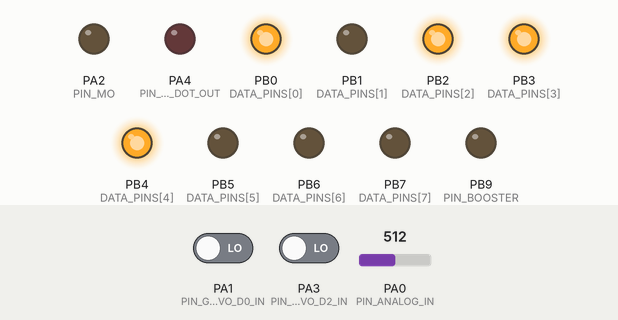
The sketch below on a simulated STM32 Black Pill. Shown: output pins drawn as LEDs (lit = HIGH). Inputs (shaded band) come from the test bench; at power-on: PA0 (PIN_ANALOG_IN) = 512, PA1 (PIN_GALVO_D0_IN) LOW, PA3 (PIN_GALVO_D2_IN) LOW. Pins used as bus, display or sensor lines are not drawn.

Above: at 1.2 s.
1.3 s: PA0 (PIN_ANALOG_IN) set to 527
2.8 s: PA0 (PIN_ANALOG_IN) set to 545
At 3.7 s:
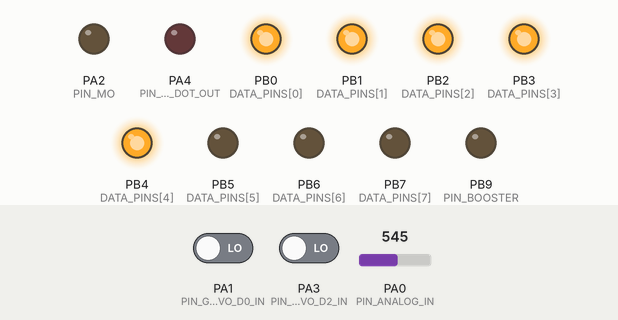
4.3 s: PA1 (PIN_GALVO_D0_IN) driven HIGH
At 4.8 s:
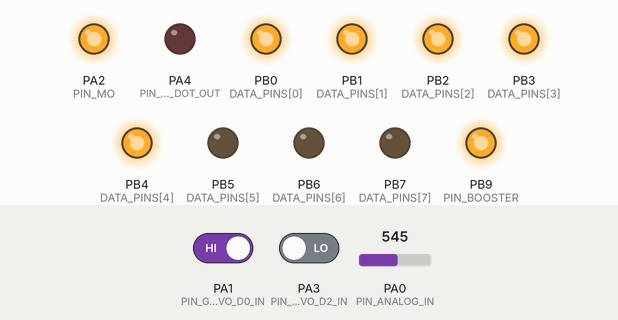
5.8 s: PA3 (PIN_GALVO_D2_IN) driven HIGH
At 7.0 s:
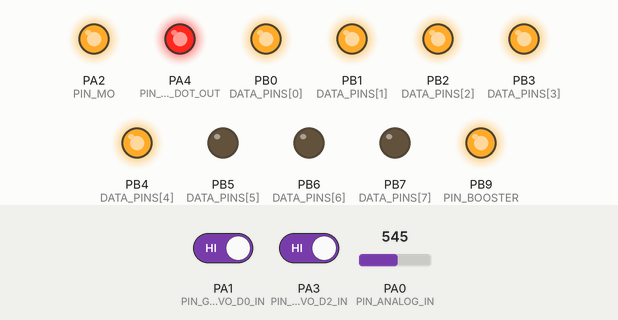
7.3 s: PA1 (PIN_GALVO_D0_IN) driven LOW
At 8.3 s:
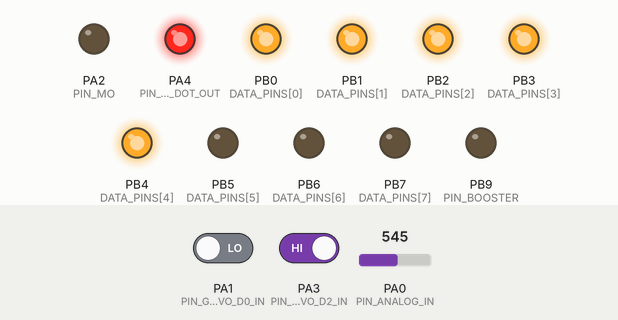
8.8 s: PA0 (PIN_ANALOG_IN) set to 511
At 9.4 s:
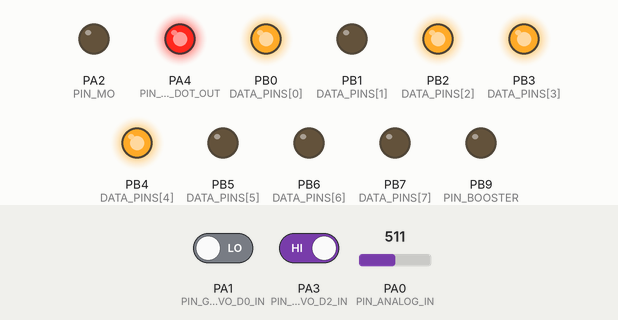
Timing chart, 0 to 11.3 s (numbered marks = the images above; inputs shaded):
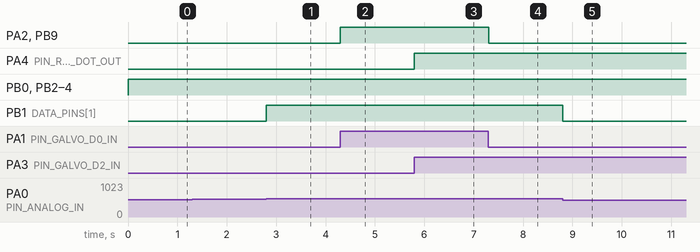

Measured:
- the behaviour switches between 537 and 538 on PA0 (PIN_ANALOG_IN) (found by bisection; images 0 and 1)
- after the input at 1.3 s, every drawn part: stays the same
- after the input at 2.8 s, PB1 (DATA_PINS[1]): LOW → HIGH at once
- after the input at 4.3 s, PA2 (PIN_MO), PB9 (PIN_BOOSTER): LOW → HIGH at once
- after the input at 5.8 s, PA4 (PIN_RED_DOT_OUT): LOW → HIGH at once
- after the input at 7.3 s, PA2 (PIN_MO), PB9 (PIN_BOOSTER): HIGH → LOW at once
- after the input at 8.8 s, PB1 (DATA_PINS[1]): HIGH → LOW at once

The sketch:

lasertesting.ino
```cpp
// // STM32F411CEU6 Black Pill - Dynamic Galvo UI Power & Gating Control

// // Galvo Inputs
// const int PIN_ANALOG_IN = PA0; // Galvo Pin 35 (0-3.3V after divider)
// const int PIN_PWM_IN    = PA8; // Galvo Pin 33 (Laser On/Off / Gating signal)

// // Laser DB25 Outputs
// const int DATA_PINS[8] = {PB0, PB1, PB2, PB3, PB4, PB5, PB6, PB7}; // D0 to D7
// const int PIN_LATCH   = PB8; // DB25 Pin 9 (Latch)
// const int PIN_BOOSTER = PB9; // DB25 Pin 19 (Booster Output)

// // Hysteresis tracking to prevent power bus jitter
// uint8_t currentPowerByte = 255;

// void setLaserPowerByte(uint8_t powerByte) {
//   // 1. Output the 8-bit value across PB0-PB7
//   for (int i = 0; i < 8; i++) {
//     bool bitVal = (powerByte >> i) & 0x01;
//     digitalWrite(DATA_PINS[i], bitVal ? HIGH : LOW);
//   }

//   // 2. Pulse Pin 9 (Latch) HIGH to update the internal power register
//   digitalWrite(PIN_LATCH, HIGH);
//   delayMicroseconds(5);
//   digitalWrite(PIN_LATCH, LOW);
// }

// void setup() {
//   // Initialize Input Pins
//   pinMode(PIN_ANALOG_IN, INPUT_ANALOG);
//   pinMode(PIN_PWM_IN, INPUT);

//   // Initialize Output Pins
//   for (int i = 0; i < 8; i++) {
//     pinMode(DATA_PINS[i], OUTPUT);
//     digitalWrite(DATA_PINS[i], LOW);
//   }
//   pinMode(PIN_LATCH, OUTPUT);
//   pinMode(PIN_BOOSTER, OUTPUT);

//   digitalWrite(PIN_LATCH, LOW);
//   digitalWrite(PIN_BOOSTER, LOW);

//   // Initial startup delay for hardwired Pin 18 (MO) seed laser stabilization
//   delay(500);

//  // 1. Read raw ADC (0V -> 0, 3.27V -> ~4058)
//   int rawADC = analogRead(PIN_ANALOG_IN);

// // 2. Map 0 to 4058 across the full 0 to 255 power byte range
//   int calculatedPower = map(rawADC, 0, 4058, 0, 255);

// // 3. Clamp output to safe 8-bit limits
//   uint8_t targetPowerByte = constrain(calculatedPower, 0, 255);

// }

// void loop() {
//   // 1. Dynamic Power Control from UI (Galvo Pin 35 -> PA0)
//   int rawADC = analogRead(PIN_ANALOG_IN); // 12-bit ADC (0 to 4095)
//   uint8_t targetPowerByte = map(rawADC, 0, 4095, 0, 255);

//   // Update DB25 power bus only when the UI slider changes
//   if (abs((int)targetPowerByte - (int)currentPowerByte) >= 2) {
//     currentPowerByte = targetPowerByte;
//     setLaserPowerByte(currentPowerByte);
//   }

//   // 2. Real-Time Firing Control from UI (Galvo Pin 33 -> PA8 -> PB9)
//   // When UI fires the laser pulse/mark command, drive Booster HIGH
//   bool isFiring = digitalRead(PIN_PWM_IN);
//   digitalWrite(PIN_BOOSTER, isFiring ? HIGH : LOW);
// }


// STM32F411CEU6 Black Pill - Dynamic Galvo UI Power & Gating Control (With Auto-Off Safety)

// STM32F411CEU6 Black Pill - Analog Power & Booster Control
// (Galvo Pin 33 PWM is connected directly to DB25 Pin 20 PRR)

// Galvo Input
// const int PIN_ANALOG_IN = PA0; // Galvo Pin 35 (0-3.27V after divider)

// // Laser DB25 Outputs
// const int DATA_PINS[8] = {PB0, PB1, PB2, PB3, PB4, PB5, PB6, PB7}; // D0 to D7 (Pins 1-8)
// const int PIN_LATCH   = PB8; // DB25 Pin 9 (Latch)
// const int PIN_BOOSTER = PB9; // DB25 Pin 19 (Booster Output)

// // Threshold below which Analog is considered 0V / UI Disconnected (~0.04V)
// const int ADC_OFF_THRESHOLD = 50;

// uint8_t currentPowerByte = 0;

// // Writes 8-bit byte to PB0-PB7 and pulses Latch (PB8)
// void setLaserPowerByte(uint8_t powerByte) {
//   for (int i = 0; i < 8; i++) {
//     bool bitVal = (powerByte >> i) & 0x01;
//     digitalWrite(DATA_PINS[i], bitVal ? HIGH : LOW);
//   }

//   digitalWrite(PIN_LATCH, HIGH);
//   delayMicroseconds(5);
//   digitalWrite(PIN_LATCH, LOW);
// }

// // Immediately kills high-power output and zeroes out power register
// void turnLaserOff() {
//   digitalWrite(PIN_BOOSTER, LOW); // Kill Booster output
//   if (currentPowerByte != 0) {
//     currentPowerByte = 0;
//     setLaserPowerByte(0);         // Set laser power byte to 00h
//   }
// }

// void setup() {
//   // Initialize Analog Input Pin
//   pinMode(PIN_ANALOG_IN, INPUT_ANALOG);

//   // Initialize Output Pins
//   for (int i = 0; i < 8; i++) {
//     pinMode(DATA_PINS[i], OUTPUT);
//     digitalWrite(DATA_PINS[i], LOW);
//   }
//   pinMode(PIN_LATCH, OUTPUT);
//   pinMode(PIN_BOOSTER, OUTPUT);

//   digitalWrite(PIN_LATCH, LOW);
//   digitalWrite(PIN_BOOSTER, LOW);

//   // Initial startup delay for hardwired Pin 18 (MO) seed laser stabilization
//   delay(500);

//   // Force laser completely OFF at boot until UI provides active voltage
//   turnLaserOff();
// }

// void loop() {
//   int rawADC = analogRead(PIN_ANALOG_IN);

//   // SAFETY CHECK: If Analog signal is OFF or Disconnected (< 0.04V / 0% Power)
//   if (rawADC < ADC_OFF_THRESHOLD) {
//     turnLaserOff();
//     return; // Exit loop early
//   }

//   // --- UI IS CONNECTED & SENDING POWER ---

//   // 1. Map raw ADC (0-3.27V -> 0-4058) to 8-bit power byte (0-255)
//   int calculatedPower = map(rawADC, ADC_OFF_THRESHOLD, 4058, 0, 255);
//   uint8_t targetPowerByte = constrain(calculatedPower, 0, 255);

//   // 2. Update DB25 power bus only when the UI power slider changes
//   if (abs((int)targetPowerByte - (int)currentPowerByte) >= 2) {
//     currentPowerByte = targetPowerByte;
//     setLaserPowerByte(currentPowerByte);
//   }

//   // 3. Keep Booster ON while valid analog power is present
//   digitalWrite(PIN_BOOSTER, HIGH);
// }

// STM32F411CEU6 Black Pill - Galvo D0 Sequential Firing & Power Control

// Galvo Inputs
// const int PIN_ANALOG_IN   = PA0;  // Galvo Pin 35 (0-3.27V Power reference)
// const int PIN_GALVO_D0_IN = PA1; // Galvo D0 Pin 19 (5V-Tolerant Trigger Input)


// // Laser DB25 Outputs
// const int DATA_PINS[8] = {PB0, PB1, PB2, PB3, PB4, PB5, PB6, PB7}; // DB25 Pins 1-8 (D0-D7)
// const int PIN_LATCH    = PB8;  // DB25 Pin 9 (Latch)
// const int PIN_MO       = PA2; // DB25 Pin 18 (Master Oscillator / MO)
// const int PIN_BOOSTER  = PB9;  // DB25 Pin 19 (Booster / Emission)

// const int ADC_OFF_THRESHOLD = 50;
// uint8_t currentPowerByte = 0;
// bool laserIsFiring = false;

// // Write 8-bit power data and pulse Latch (PB8)
// void setLaserPowerByte(uint8_t powerByte) {
//   for (int i = 0; i < 8; i++) {
//     bool bitVal = (powerByte >> i) & 0x01;
//     digitalWrite(DATA_PINS[i], bitVal ? HIGH : LOW);
//   }
//   digitalWrite(PIN_LATCH, HIGH);
//   delayMicroseconds(5);
//   digitalWrite(PIN_LATCH, LOW);
// }

// // Immediate Shutdown Sequence
// void turnLaserOff() {
//   digitalWrite(PIN_BOOSTER, LOW); // 1. Cut Booster high-power emission first
//   delayMicroseconds(20);
//   digitalWrite(PIN_MO, LOW);      // 2. Shut off Master Oscillator seed
//   laserIsFiring = false;
// }

// void setup() {
//   // Inputs
//   pinMode(PIN_ANALOG_IN, INPUT_ANALOG);
//   pinMode(PIN_GALVO_D0_IN, INPUT);

//   // Outputs
//   for (int i = 0; i < 8; i++) {
//     pinMode(DATA_PINS[i], OUTPUT);
//     digitalWrite(DATA_PINS[i], LOW);
//   }
//   pinMode(PIN_LATCH, OUTPUT);
//   pinMode(PIN_MO, OUTPUT);
//   pinMode(PIN_BOOSTER, OUTPUT);

//   digitalWrite(PIN_LATCH, LOW);
//   digitalWrite(PIN_MO, LOW);
//   digitalWrite(PIN_BOOSTER, LOW);

//   turnLaserOff();
// }

// void loop() {
//   // --- 1. Dynamic Power Control ---
//   int rawADC = analogRead(PIN_ANALOG_IN);

//   if (rawADC >= ADC_OFF_THRESHOLD) {
//     int calculatedPower = map(rawADC, ADC_OFF_THRESHOLD, 4058, 0, 255);
//     uint8_t targetPowerByte = constrain(calculatedPower, 0, 255);

//     if (abs((int)targetPowerByte - (int)currentPowerByte) >= 2) {
//       currentPowerByte = targetPowerByte;
//       setLaserPowerByte(currentPowerByte);
//     }
//   }

//   // --- 2. Sequential Laser Firing Logic ---
//   bool galvoTrigger = digitalRead(PIN_GALVO_D0_IN);

//   if (galvoTrigger && (rawADC >= ADC_OFF_THRESHOLD)) {
//     if (!laserIsFiring) {
//       // Step 1: Turn ON Master Oscillator (PA2 -> DB25 Pin 18)
//       digitalWrite(PIN_MO, HIGH);

//       // Step 2: Stabilization delay (100 microseconds)
//       delayMicroseconds(100);

//       // Step 3: Turn ON Booster (PB9 -> DB25 Pin 19)
//       digitalWrite(PIN_BOOSTER, HIGH);


//       laserIsFiring = true;
//     }
//   } else {
//     // If Galvo D0 drops LOW or UI power is 0V, shut off immediately
//     if (laserIsFiring) {
//       turnLaserOff();
//     }
//   }
// }

// STM32F411CEU6 Black Pill - Laser Power, Main Firing, & Red Dot Control

// Galvo Inputs
const int PIN_ANALOG_IN   = PA0;  // Galvo Pin 35 (0-3.27V Power Reference)
const int PIN_GALVO_D0_IN = PA1; // Galvo D0 Pin 19 (Main Laser Trigger - 5V Tolerant)
const int PIN_GALVO_D2_IN = PA3;  // Galvo D2 Pin 20 (Red Dot Trigger - 3.3V Max!)

// Laser DB25 & Red Dot Outputs
const int DATA_PINS[8]    = {PB0, PB1, PB2, PB3, PB4, PB5, PB6, PB7}; // DB25 Pins 1-8 (D0-D7)
const int PIN_LATCH       = PB8;  // DB25 Pin 9 (Latch)
const int PIN_MO          = PA2; // DB25 Pin 18 (Master Oscillator / MO)
const int PIN_BOOSTER     = PB9;  // DB25 Pin 19 (Booster / Emission)
const int PIN_RED_DOT_OUT = PA4;  // Red Dot Laser Control Pin

const int ADC_OFF_THRESHOLD = 50;
uint8_t currentPowerByte = 0;
bool laserIsFiring = false;

// Write 8-bit power data and pulse Latch (PB8)
void setLaserPowerByte(uint8_t powerByte) {
  for (int i = 0; i < 8; i++) {
    bool bitVal = (powerByte >> i) & 0x01;
    digitalWrite(DATA_PINS[i], bitVal ? HIGH : LOW);
  }
  digitalWrite(PIN_LATCH, HIGH);
  delayMicroseconds(5);
  digitalWrite(PIN_LATCH, LOW);
}

// Immediate Main Laser Shutdown Sequence
void turnLaserOff() {
  digitalWrite(PIN_BOOSTER, LOW); // 1. Cut high-power booster emission first
  delayMicroseconds(20);
  digitalWrite(PIN_MO, LOW);      // 2. Shut off Master Oscillator seed
  laserIsFiring = false;
}

void setup() {
  // Inputs
  pinMode(PIN_ANALOG_IN, INPUT_ANALOG);
  pinMode(PIN_GALVO_D0_IN, INPUT_PULLDOWN);
  pinMode(PIN_GALVO_D2_IN, INPUT_PULLDOWN);

  // Laser Outputs
  for (int i = 0; i < 8; i++) {
    pinMode(DATA_PINS[i], OUTPUT);
    digitalWrite(DATA_PINS[i], LOW);
  }
  pinMode(PIN_LATCH, OUTPUT);
  pinMode(PIN_MO, OUTPUT);
  pinMode(PIN_BOOSTER, OUTPUT);

  // Red Dot Output
  pinMode(PIN_RED_DOT_OUT, OUTPUT);

  // Initial States
  digitalWrite(PIN_LATCH, LOW);
  digitalWrite(PIN_MO, LOW);
  digitalWrite(PIN_BOOSTER, LOW);
  digitalWrite(PIN_RED_DOT_OUT, LOW);

  turnLaserOff();
}

void loop() {
  // --- 1. Red Dot Laser Control (Galvo D2 -> PA3 -> PA4) ---
  bool redDotTrigger = digitalRead(PIN_GALVO_D2_IN);
  digitalWrite(PIN_RED_DOT_OUT, redDotTrigger ? HIGH : LOW);

  // --- 2. Dynamic Power Control ---
  int rawADC = analogRead(PIN_ANALOG_IN);

  if (rawADC >= ADC_OFF_THRESHOLD) {
    int calculatedPower = map(rawADC, ADC_OFF_THRESHOLD, 4058, 0, 255);
    uint8_t targetPowerByte = constrain(calculatedPower, 0, 255);

    if (abs((int)targetPowerByte - (int)currentPowerByte) >= 2) {
      currentPowerByte = targetPowerByte;
      setLaserPowerByte(currentPowerByte);
    }
  }

  // --- 3. Main Laser Sequential Firing Logic ---
  bool galvoMainTrigger = digitalRead(PIN_GALVO_D0_IN);

  if (galvoMainTrigger && (rawADC >= ADC_OFF_THRESHOLD)) {
    if (!laserIsFiring) {
      digitalWrite(PIN_MO, HIGH);     // Step 1: MO ON
      delayMicroseconds(100);         // Step 2: Stabilization delay
      digitalWrite(PIN_BOOSTER, HIGH); // Step 3: Booster ON
      laserIsFiring = true;
    }
  } else {
    if (laserIsFiring) {
      turnLaserOff();
    }
  }
}
```
